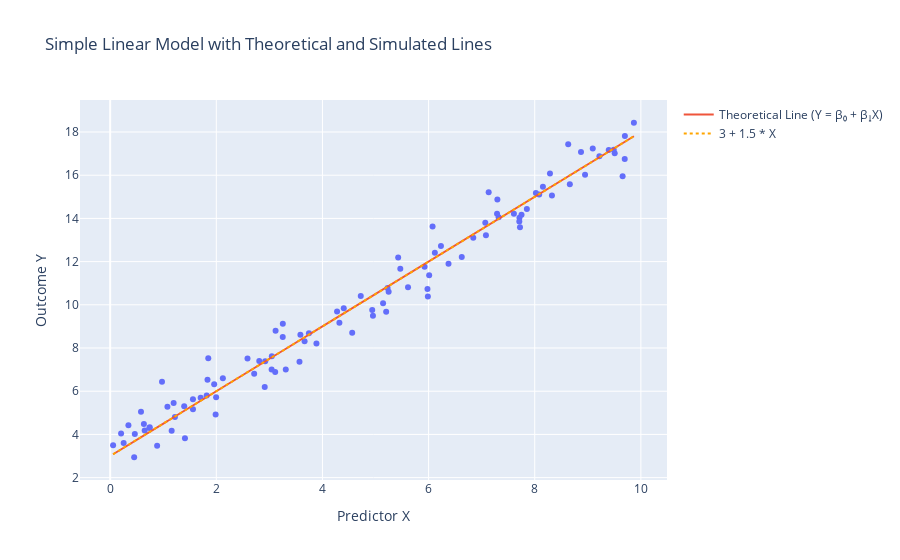

Here is the notebook cell this chart was saved with:
### Code cell
#Question 3

import numpy as np
import plotly.express as px
from scipy.stats import norm

# Parameters
n = 100  # Sample size
beta_0, beta_1 = 3, 1.5  # Intercept and slope
sigma = 0.8  # Standard deviation of the error term

# Generate predictor values (X) and error terms (epsilon)
np.random.seed(42)
X = np.random.uniform(0, 10, n)
epsilon = norm.rvs(0, sigma, size=n)

# Calculate outcome variable (Y) using the SLM equation
Y = beta_0 + beta_1 * X + epsilon

# Convert data to a DataFrame for plotly (if needed)
import pandas as pd
df = pd.DataFrame({'X': X, 'Y': Y})

# Visualization of observed data and theoretical line
fig = px.scatter(df, x='X', y='Y', labels={'X': 'Predictor X', 'Y': 'Outcome Y'},
                 title="Simple Linear Model with Theoretical and Simulated Lines")

# Theoretical line
fig.add_scatter(x=X, y=beta_0 + beta_1 * X, mode='lines', name="Theoretical Line (Y = β₀ + β₁X)")

# Add simulated line using an example range of X values
x_range = np.array([X.min(), X.max()])
y_line = beta_0 + beta_1 * x_range
fig.add_scatter(x=x_range, y=y_line, mode='lines', name=f"{beta_0} + {beta_1} * X",
                line=dict(dash='dot', color='orange'))

fig.show()  # Use fig.show(renderer="png") if submitting to GitHub or MarkUs
